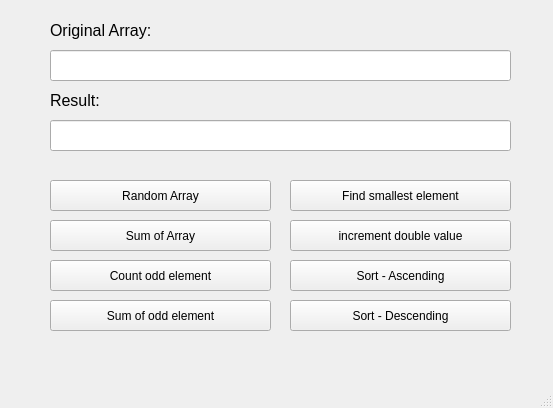
<?xml version="1.0" encoding="UTF-8"?>
<ui version="4.0">
 <class>MainWindow</class>
 <widget class="QMainWindow" name="MainWindow">
  <property name="geometry">
   <rect>
    <x>0</x>
    <y>0</y>
    <width>553</width>
    <height>408</height>
   </rect>
  </property>
  <property name="windowTitle">
   <string>MainWindow</string>
  </property>
  <widget class="QWidget" name="centralwidget">
   <widget class="QLabel" name="label">
    <property name="geometry">
     <rect>
      <x>50</x>
      <y>20</y>
      <width>121</width>
      <height>21</height>
     </rect>
    </property>
    <property name="font">
     <font>
      <pointsize>12</pointsize>
     </font>
    </property>
    <property name="text">
     <string>Original Array: </string>
    </property>
   </widget>
   <widget class="QLineEdit" name="lineEdit_array">
    <property name="geometry">
     <rect>
      <x>50</x>
      <y>50</y>
      <width>461</width>
      <height>31</height>
     </rect>
    </property>
   </widget>
   <widget class="QLineEdit" name="lineEdit_result">
    <property name="geometry">
     <rect>
      <x>50</x>
      <y>120</y>
      <width>461</width>
      <height>31</height>
     </rect>
    </property>
   </widget>
   <widget class="QLabel" name="label_2">
    <property name="geometry">
     <rect>
      <x>50</x>
      <y>90</y>
      <width>121</width>
      <height>21</height>
     </rect>
    </property>
    <property name="font">
     <font>
      <pointsize>12</pointsize>
     </font>
    </property>
    <property name="text">
     <string>Result: </string>
    </property>
   </widget>
   <widget class="QPushButton" name="pushButton_random">
    <property name="geometry">
     <rect>
      <x>50</x>
      <y>180</y>
      <width>221</width>
      <height>31</height>
     </rect>
    </property>
    <property name="text">
     <string>Random Array</string>
    </property>
   </widget>
   <widget class="QPushButton" name="pushButton_find">
    <property name="geometry">
     <rect>
      <x>290</x>
      <y>180</y>
      <width>221</width>
      <height>31</height>
     </rect>
    </property>
    <property name="text">
     <string>Find smallest element</string>
    </property>
   </widget>
   <widget class="QPushButton" name="pushButton_increment">
    <property name="geometry">
     <rect>
      <x>290</x>
      <y>220</y>
      <width>221</width>
      <height>31</height>
     </rect>
    </property>
    <property name="text">
     <string>increment double value</string>
    </property>
   </widget>
   <widget class="QPushButton" name="pushButton_sum">
    <property name="geometry">
     <rect>
      <x>50</x>
      <y>220</y>
      <width>221</width>
      <height>31</height>
     </rect>
    </property>
    <property name="text">
     <string>Sum of Array</string>
    </property>
   </widget>
   <widget class="QPushButton" name="pushButton_sort_ascend">
    <property name="geometry">
     <rect>
      <x>290</x>
      <y>260</y>
      <width>221</width>
      <height>31</height>
     </rect>
    </property>
    <property name="text">
     <string>Sort - Ascending</string>
    </property>
   </widget>
   <widget class="QPushButton" name="pushButton_count">
    <property name="geometry">
     <rect>
      <x>50</x>
      <y>260</y>
      <width>221</width>
      <height>31</height>
     </rect>
    </property>
    <property name="text">
     <string>Count odd element</string>
    </property>
   </widget>
   <widget class="QPushButton" name="pushButton_sort_descend">
    <property name="geometry">
     <rect>
      <x>290</x>
      <y>300</y>
      <width>221</width>
      <height>31</height>
     </rect>
    </property>
    <property name="text">
     <string>Sort - Descending</string>
    </property>
   </widget>
   <widget class="QPushButton" name="pushButton_sum_odd">
    <property name="geometry">
     <rect>
      <x>50</x>
      <y>300</y>
      <width>221</width>
      <height>31</height>
     </rect>
    </property>
    <property name="text">
     <string>Sum of odd element</string>
    </property>
   </widget>
  </widget>
  <widget class="QMenuBar" name="menubar">
   <property name="geometry">
    <rect>
     <x>0</x>
     <y>0</y>
     <width>553</width>
     <height>21</height>
    </rect>
   </property>
  </widget>
  <widget class="QStatusBar" name="statusbar"/>
 </widget>
 <resources/>
 <connections/>
</ui>
